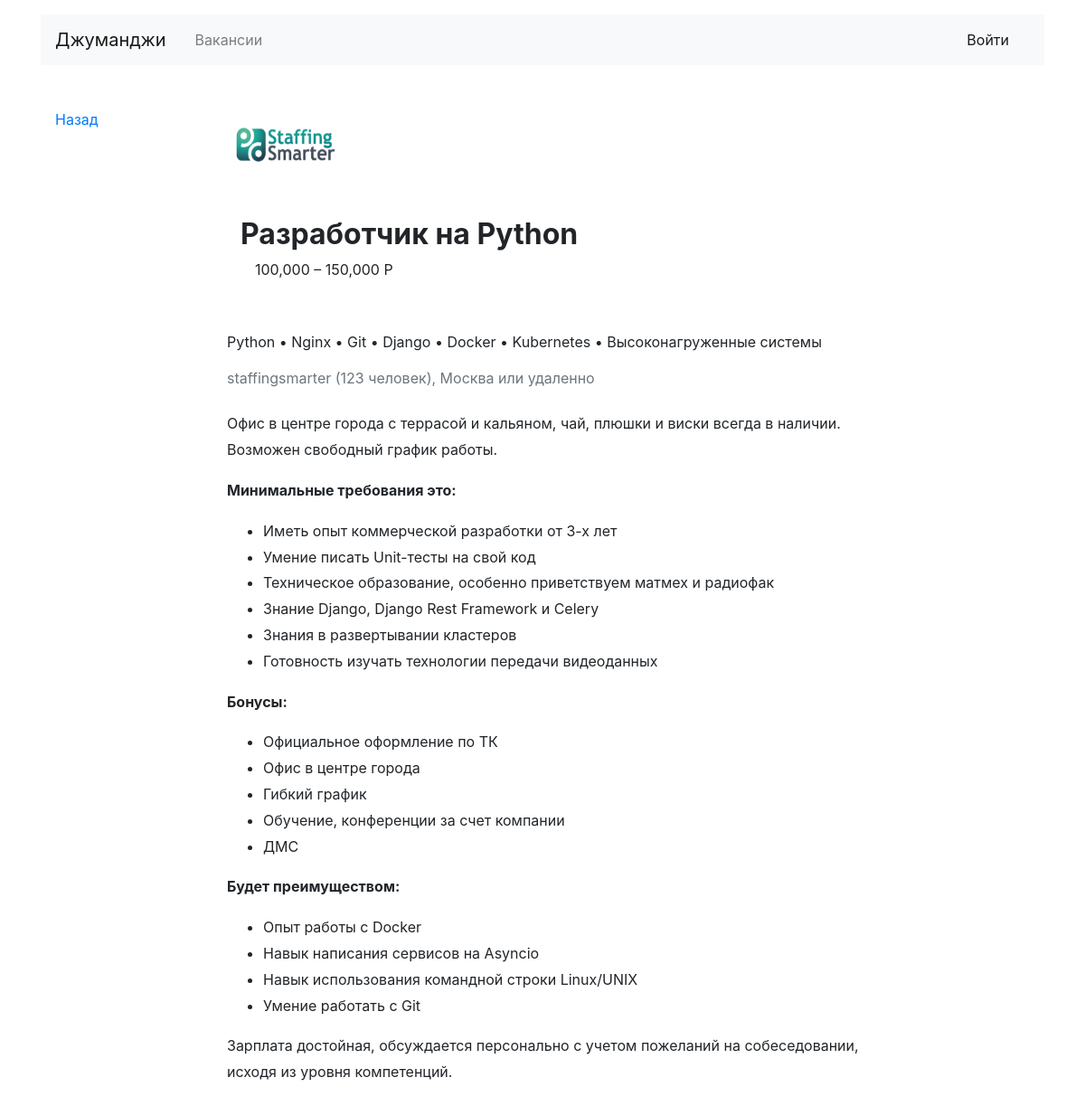
Screenshot of /vacancies/1 with the database file from the repository.
### job_portal/models.py (models this page shows, shortened)
class Vacancy(models.Model):
    title = models.CharField(max_length=30)
    specialty = models.ForeignKey(Specialty, on_delete=models.CASCADE, related_name='vacancies')
    company = models.ForeignKey(Company, on_delete=models.CASCADE, related_name='vacancies')
    skills = models.CharField(max_length=100)
    description = models.TextField()
    salary_min = models.FloatField()
    salary_max = models.FloatField()
    published_at = models.DateField(auto_now_add=True)

class Company (models.Model):
    name = models.CharField(max_length=20)
    location = models.CharField(max_length=20)
    logo = models.ImageField(upload_to=MEDIA_COMPANY_IMAGE_DIR)
    description = models.TextField()
    employee_count = models.IntegerField()
    owner = models.OneToOneField(User, on_delete=models.CASCADE, related_name="company", blank=True, null=True)

### job_portal/views/public.py (the view, shortened to what this page needs)
# urls.py: path('vacancies/<int:vacancy_id>', SelectedVacancy.as_view(), name='selected_vacancy'),
class SelectedVacancy(CreateView):
    template_name = 'job_portal/public/vacancy.html'
    form_class = VacancyResponseForm
    success_url = 'send/'
    def get_context_data(self, **kwargs):
        context = super().get_context_data(**kwargs)
        try:
            vacancy = Vacancy.objects.get(id=self.kwargs['vacancy_id'])
        except ObjectDoesNotExist:
            raise Http404
        description = format_html(vacancy.description)
        context = {
            'vacancy': vacancy,
            'description': description,
        }
        context['form'] = VacancyResponseForm
        return context

### job_portal/templatetags/add_point_in_str.py (called while the page is built)
@register.filter
def add_point_in_str(string):
    return string.replace(',', ' •')

### job_portal/templates/job_portal/public/vacancy.html (shortened to what this page needs)
{% extends 'job_portal/base.html' %}
{% load humanize %}
{% load add_point_in_str %}
{% load static %}
{% block container %}
  <main class="container mt-3 pb-5">
    <div class="row mt-5">
      <div class="col-12 col-lg-2">
        <div class="pl-3 mb-5">
          <p><a href="#" onclick="history.back();">Назад</a></p>
        </div>
      </div>
      <div class="col-12 col-lg-8">
        <section class="pl-3">
          <a href="{% url 'companies' vacancy.company.pk %}"><img src="{{ vacancy.company.logo.url }}" width="130" height="80" alt=""></a>
          <div class="d-flex align-items-baseline align-content-baseline">
            <main class="container mt-3 pb-5">
            <h1 class="h2 mt-4 font-weight-bold" >{{ vacancy.title }}</h1>
            <p class="m-0 pl-3">{{ vacancy.salary_min|floatformat|intcomma }} – {{ vacancy.salary_max|floatformat|intcomma }} Р</p>
          </div>
          <p class="mt-2">{{ vacancy.skills|add_point_in_str }}</p>
          <p class="text-muted mb-4">{{ vacancy.company.name }} ({{ vacancy.company.employee_count }} человек), {{ vacancy.company.location }} или удаленно</p>
          <div style="line-height: 1.8;">
            {{ description }}
          </div>
        </section>
      </div>
    </div>
  </main>
{% endblock %}

### rows the page displays
Vacancy: company.logo (picture), title "Разработчик на Python", salary_min "100,000", salary_max "150,000", skills|add_point_in_str "Python • Nginx • Git • Django • Docker • Kubernetes • Высоконагруженные системы", company.name "staffingsmarter", company.employee_count "123", company.location "Москва"
